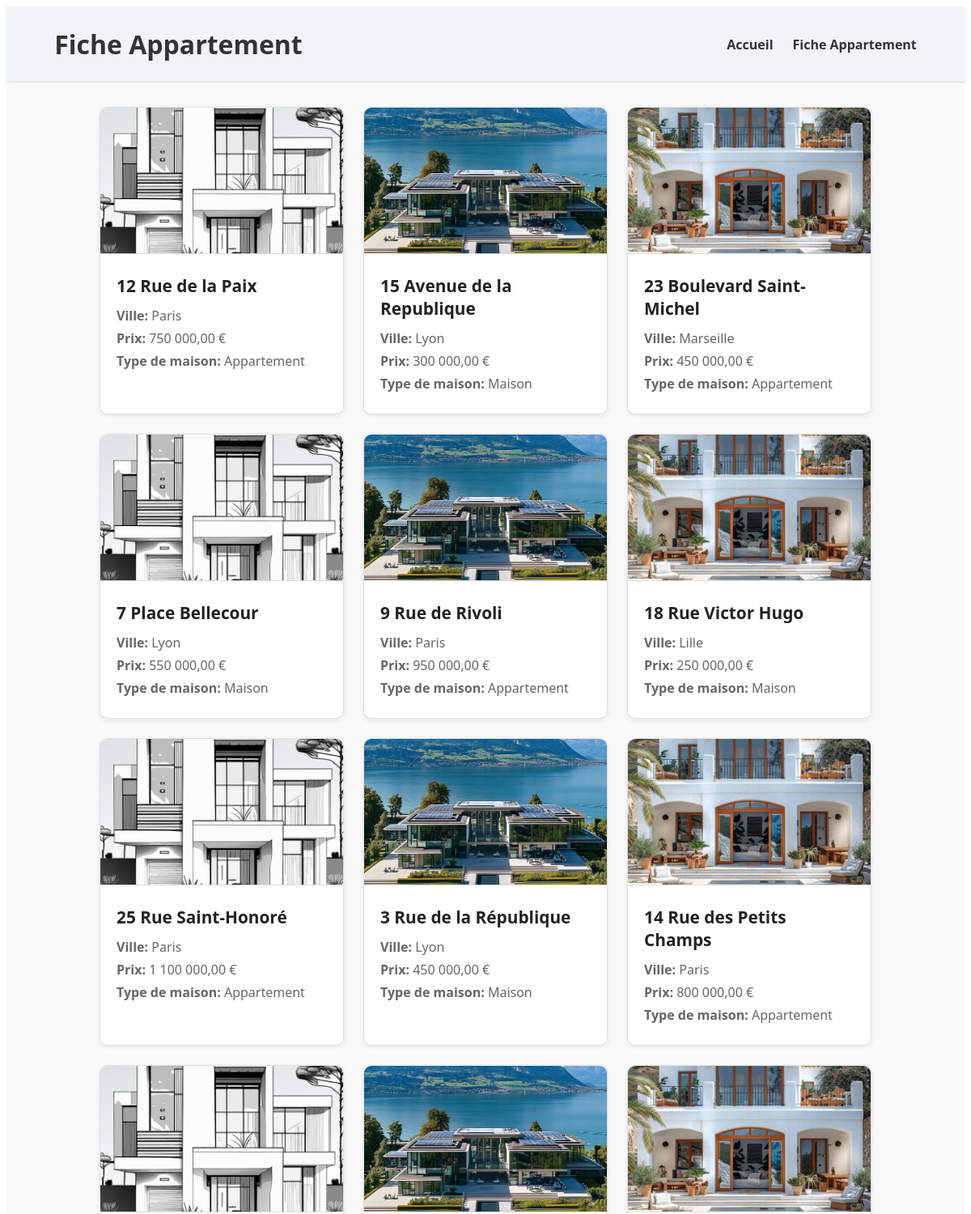
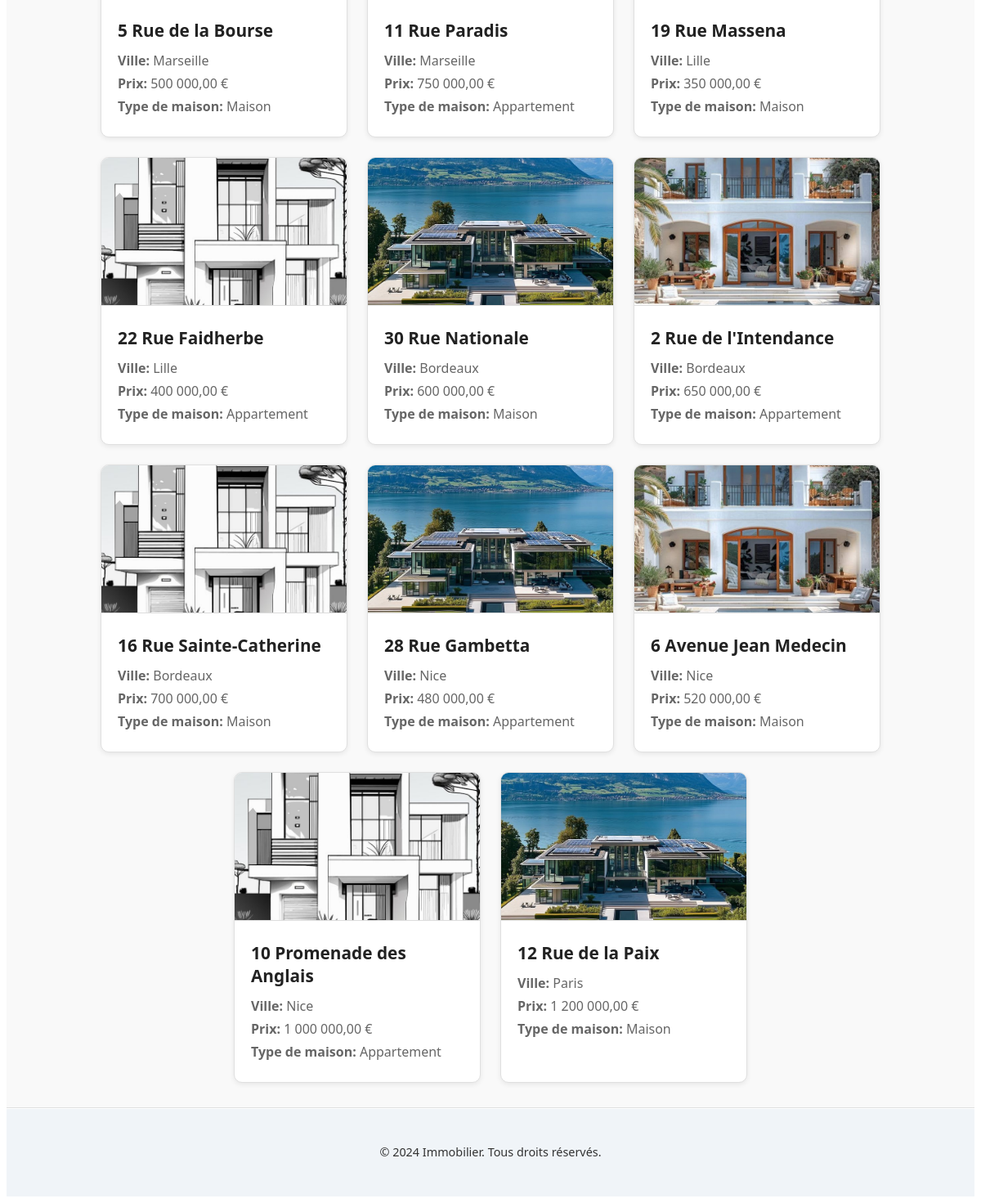
The page / on the database its author committed (2 pictures, top to bottom).
### tables this page shows
CREATE TABLE proprietes (
    id_propriete INT AUTO_INCREMENT PRIMARY KEY,
    adresse VARCHAR(100),
    ville VARCHAR(50),
    prix DECIMAL(10, 2),
    type_maison VARCHAR(50)
);

### index.php (the view, shortened to what this page needs)
<?php
$bd = 'immobilier';
$bdd = dbconnect($bd);
$sql = "SELECT * FROM proprietes";
$result = mysqli_query($bdd,$sql);
?>
<!DOCTYPE html>
<html lang="fr">
<head>
    <link rel="stylesheet" href="style.css">
<body>
<header class="site-header">
    <div class="container">
        <h1>Fiche Appartement</h1>
        <nav>
            <ul class="nav-links">
                <li><a href="#">Accueil</a></li>
                <li><a href="page2.php">Fiche Appartement</a></li>
            </ul>
        </nav>
    </div>
</header>
<div class="property-list">
    <?php
    if ($result && $result->num_rows > 0) {
    $images = ["image/1.jpeg", "image/2.jpeg", "image/3.jpeg"];
    $i = 0;
    while($row = $result->fetch_assoc()) {
        $photoPath = $images[$i % count($images)];
        $i++;
        echo '<a href="page2.php?id=' . $row["id_propriete"] . '" class="property-card" style="text-decoration:none; color:inherit;">';
        echo '<img src="' . $photoPath . '" alt="Appartement" class="property-image">';
        echo '<div class="property-details">';
        echo '<h3>' . ($row["adresse"]) . '</h3>';
        echo '<p><strong>Ville:</strong> ' . ($row["ville"]) . '</p>';
        echo '<p><strong>Prix:</strong> ' . number_format($row["prix"], 2, ",", " ") . ' €</p>';
        echo '<p><strong>Type de maison:</strong> ' . ($row["type_maison"]) . '</p>';
        echo '</div></a>';
    }
    }
    else {
        echo '<p>Aucune propriété trouvée.</p>';
    }
    ?>
</div>
<footer class="site-footer">
    <div class="container">
        <p>&copy; 2024 Immobilier. Tous droits réservés.</p>
    </div>
</footer>
</body>
</html>

### style.css (style rules this page uses)
.property-list { display: flex; flex-wrap: wrap; justify-content: center; gap: 24px; padding: 30px; background-color: #f9f9f9; }
.property-card { border: 1px solid #e0e0e0; border-radius: 10px; width: 300px; box-shadow: 0 2px 6px rgba(0,0,0,0.08); overflow: hidden; font-family: 'Segoe UI', Tahoma, Geneva, Verdana, sans-serif; background-color: #ffffff; transition: transform 0.25s ease, box-shadow 0.25s ease; }
.property-image { width: 100%; height: 180px; object-fit: cover; border-bottom: 1px solid #ddd; }
.property-details { padding: 20px; }
.property-details h3 { margin: 0 0 12px 0; font-size: 1.3em; color: #222; }
.property-details p { margin: 6px 0; color: #666; font-size: 1em; }
.site-header { background-color: #f0f4f8; color: #333; padding: 25px 0; box-shadow: 0 1px 4px rgba(0,0,0,0.1); border-bottom: 1px solid #ddd; }
.site-header .container { width: 90%; max-width: 1200px; margin: 0 auto; display: flex; align-items: center; justify-content: space-between; }
.site-header h1 { margin: 0; font-size: 2em; font-weight: 700; font-family: 'Segoe UI', Tahoma, Geneva, Verdana, sans-serif; }
.site-header ul li { margin: 0; font-size: 1em; font-weight: 700; font-family: 'Segoe UI', Tahoma, Geneva, Verdana, sans-serif; }
.nav-links { list-style: none; margin: 0; padding: 0; display: flex; gap: 24px; }
.nav-links li a { color: #333; text-decoration: none; font-weight: 600; transition: color 0.3s ease; }
.site-footer { background-color: #f0f4f8; color: #333; padding: 30px 0; border-top: 1px solid #e0e0e0; text-align: center; font-family: 'Segoe UI', Tahoma, Geneva, Verdana, sans-serif; font-size: 0.9em; box-shadow: inset 0 1px 0 #ffffff; }
.site-footer .container { width: 90%; max-width: 1200px; margin: 0 auto; }

### rows shown on the page
proprietes: adresse "12 Rue de la Paix", ville "Paris", prix "750 000,00", type_maison "Appartement"
proprietes: adresse "15 Avenue de la Republique", ville "Lyon", prix "300 000,00", type_maison "Maison"
proprietes: adresse "23 Boulevard Saint-Michel", ville "Marseille", prix "450 000,00", type_maison "Appartement"
proprietes: adresse "7 Place Bellecour", ville "Lyon", prix "550 000,00", type_maison "Maison"
proprietes: adresse "9 Rue de Rivoli", ville "Paris", prix "950 000,00", type_maison "Appartement"
proprietes: adresse "18 Rue Victor Hugo", ville "Lille", prix "250 000,00", type_maison "Maison"
proprietes: adresse "25 Rue Saint-Honoré", ville "Paris", prix "1 100 000,00", type_maison "Appartement"
proprietes: adresse "3 Rue de la République", ville "Lyon", prix "450 000,00", type_maison "Maison"
proprietes: adresse "14 Rue des Petits Champs", ville "Paris", prix "800 000,00", type_maison "Appartement"
proprietes: adresse "5 Rue de la Bourse", ville "Marseille", prix "500 000,00", type_maison "Maison"
proprietes: adresse "11 Rue Paradis", ville "Marseille", prix "750 000,00", type_maison "Appartement"
proprietes: adresse "19 Rue Massena", ville "Lille", prix "350 000,00", type_maison "Maison"
proprietes: adresse "22 Rue Faidherbe", ville "Lille", prix "400 000,00", type_maison "Appartement"
proprietes: adresse "30 Rue Nationale", ville "Bordeaux", prix "600 000,00", type_maison "Maison"
proprietes: adresse "2 Rue de l'Intendance", ville "Bordeaux", prix "650 000,00", type_maison "Appartement"
proprietes: adresse "16 Rue Sainte-Catherine", ville "Bordeaux", prix "700 000,00", type_maison "Maison"
proprietes: adresse "28 Rue Gambetta", ville "Nice", prix "480 000,00", type_maison "Appartement"
proprietes: adresse "6 Avenue Jean Medecin", ville "Nice", prix "520 000,00", type_maison "Maison"
proprietes: adresse "10 Promenade des Anglais", ville "Nice", prix "1 000 000,00", type_maison "Appartement"
proprietes: adresse "12 Rue de la Paix", ville "Paris", prix "1 200 000,00", type_maison "Maison"
